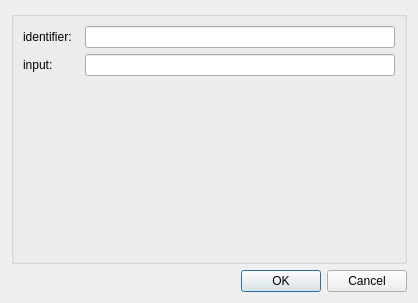
<?xml version="1.0" encoding="UTF-8"?>
<ui version="4.0">
 <class>ConfigureDialog</class>
 <widget class="QDialog" name="ConfigureDialog">
  <property name="geometry">
   <rect>
    <x>0</x>
    <y>0</y>
    <width>418</width>
    <height>303</height>
   </rect>
  </property>
  <property name="windowTitle">
   <string>Configure Step</string>
  </property>
  <layout class="QGridLayout" name="gridLayout">
   <item row="0" column="0">
    <widget class="QGroupBox" name="configGroupBox">
     <property name="title">
      <string/>
     </property>
     <layout class="QFormLayout" name="formLayout">
      <item row="0" column="0">
       <widget class="QLabel" name="label0">
        <property name="text">
         <string>identifier:  </string>
        </property>
       </widget>
      </item>
      <item row="0" column="1">
       <widget class="QLineEdit" name="lineEdit0"/>
      </item>

      <item row="1" column="0">
       <widget class="QLabel" name="label1">
        <property name="text">
         <string>input:  </string>
        </property>
       </widget>
      </item>
      <item row="1" column="1">
       <widget class="QLineEdit" name="lineEdit1"/>
      </item>
     </layout>
    </widget>
   </item>
   <item row="1" column="0">
    <widget class="QDialogButtonBox" name="buttonBox">
     <property name="orientation">
      <enum>Qt::Horizontal</enum>
     </property>
     <property name="standardButtons">
      <set>QDialogButtonBox::Cancel|QDialogButtonBox::Ok</set>
     </property>
    </widget>
   </item>
  </layout>
 </widget>
 <resources/>
 <connections>
  <connection>
   <sender>buttonBox</sender>
   <signal>accepted()</signal>
   <receiver>ConfigureDialog</receiver>
   <slot>accept()</slot>
   <hints>
    <hint type="sourcelabel">
     <x>248</x>
     <y>254</y>
    </hint>
    <hint type="destinationlabel">
     <x>157</x>
     <y>274</y>
    </hint>
   </hints>
  </connection>
  <connection>
   <sender>buttonBox</sender>
   <signal>rejected()</signal>
   <receiver>ConfigureDialog</receiver>
   <slot>reject()</slot>
   <hints>
    <hint type="sourcelabel">
     <x>316</x>
     <y>260</y>
    </hint>
    <hint type="destinationlabel">
     <x>286</x>
     <y>274</y>
    </hint>
   </hints>
  </connection>
 </connections>
</ui>
